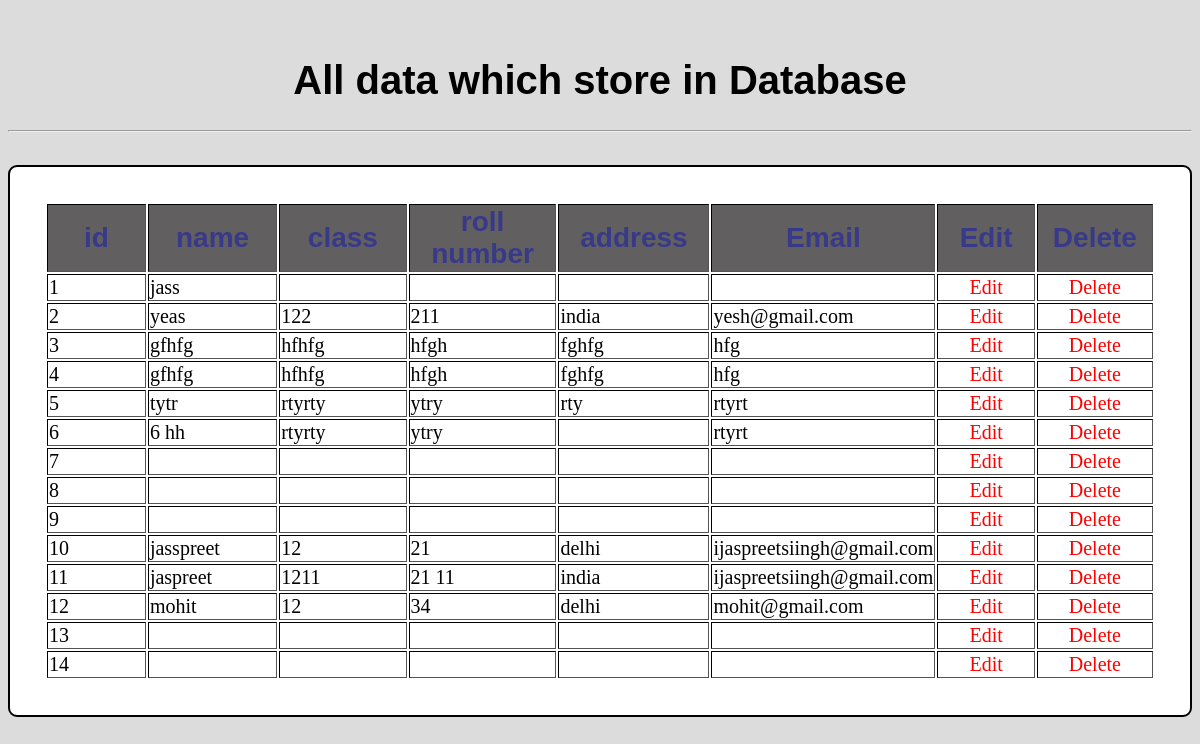
/update.php, run on the app's committed database.
### tables this page shows
CREATE TABLE `jass` (
  `id` int(255) NOT NULL,
  `name` varchar(255) NOT NULL,
  `class` varchar(255) NOT NULL,
  `roll` varchar(255) NOT NULL,
  `address` varchar(255) NOT NULL,
  `email` varchar(255) NOT NULL
);

### update.php (the view, shortened to what this page needs)
<!DOCTYPE html>
<html lang="en">
<head>
</head>
<body>
<center>
<br>
    <h1>All data which store in Database</h1><hr>
    <br>
<table border=1px>
<tr style="font-family: Verdana, Geneva, Tahoma, sans-serif;
      ">
    <th >id</th>
        <th>
            name
        </th>
        <th>
            class
        </th>
        <th>
            roll number
        </th>
        <th>
            address
        </th>
        <th>
        Email
        </th>
        <th>
            Edit
        </th>
        <th>
            Delete
        </th>
    </tr>
  <tr>
  <?php
        $conn=mysqli_connect("localhost","root","","new");
        $sel="SELECT * FROM `jass`";
        $q=mysqli_query($conn,$sel);
        while($row=mysqli_fetch_assoc($q)){
        ?>
    <td><?php echo$row['id'];?></td>
    <td><?php echo$row['name'];?></td>
    <td><?php echo$row['class'];?></td>
    <td><?php echo$row['roll'];?></td>
    <td><?php echo$row['address'];?></td>
    <td><?php echo$row['email'];?></td>
   <td><a href="conn.php? id=<?php echo$row['id']?>">Edit</a></td>
   <td><a href="del.php? id=<?php echo$row['id']?>" >Delete</a></td>
  </tr>
<?php
        }
?>
</table>
</center>
</body>
</html>

### update.php (style rules this page uses)
body { background-color: gainsboro; font-size:20px; }
table { background-color:white; padding:35px; border:2px solid black; border-radius:9px; }
th { font-size:28px; color:rgb(57, 57, 138); width: 20%; background-color:rgb(97, 95, 95); }
td { color:black; }
a { padding:30px; text-decoration:none; color:red; }
h1 { font-family: Verdana, Geneva, Tahoma, sans-serif; }

### data on the page
jass: id "1", name "jass"
jass: id "2", name "yeas", class "122", roll "211", address "india", email "yesh@gmail.com"
jass: id "3", name "gfhfg", class "hfhfg", roll "hfgh", address "fghfg", email "hfg"
jass: id "4", name "gfhfg", class "hfhfg", roll "hfgh", address "fghfg", email "hfg"
jass: id "5", name "tytr", class "rtyrty", roll "ytry", address "rty", email "rtyrt"
jass: id "6", name "6 hh", class "rtyrty", roll "ytry", email "rtyrt"
jass: id "7"
jass: id "8"
jass: id "9"
jass: id "10", name "jasspreet", class "12", roll "21", address "delhi", email "ijaspreetsiingh@gmail.com"
jass: id "11", name "jaspreet", class "1211", roll "21 11", address "india", email "ijaspreetsiingh@gmail.com"
jass: id "12", name "mohit", class "12", roll "34", address "delhi", email "mohit@gmail.com"
jass: id "13"
jass: id "14"
